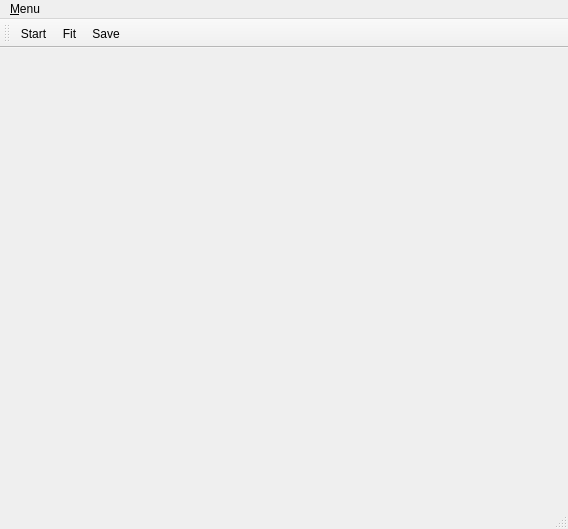
<?xml version="1.0" encoding="UTF-8"?>
<ui version="4.0">
 <class>MainWindow</class>
 <widget class="QMainWindow" name="MainWindow">
  <property name="geometry">
   <rect>
    <x>0</x>
    <y>0</y>
    <width>568</width>
    <height>529</height>
   </rect>
  </property>
  <property name="windowTitle">
   <string>qudi: HBT</string>
  </property>
  <widget class="QWidget" name="centralwidget">
   <layout class="QVBoxLayout" name="verticalLayout_2">
    <item>
     <widget class="PlotWidget" name="hbt_plot_PlotWidget" native="true"/>
    </item>
   </layout>
  </widget>
  <widget class="QMenuBar" name="menubar">
   <property name="geometry">
    <rect>
     <x>0</x>
     <y>0</y>
     <width>568</width>
     <height>21</height>
    </rect>
   </property>
   <widget class="QMenu" name="menuView">
    <property name="title">
     <string>&amp;Menu</string>
    </property>
    <addaction name="actionClose"/>
   </widget>
   <addaction name="menuView"/>
  </widget>
  <widget class="QStatusBar" name="statusbar"/>
  <widget class="QToolBar" name="counting_control_ToolBar">
   <property name="windowTitle">
    <string>Counting Controls</string>
   </property>
   <property name="toolButtonStyle">
    <enum>Qt::ToolButtonTextUnderIcon</enum>
   </property>
   <attribute name="toolBarArea">
    <enum>TopToolBarArea</enum>
   </attribute>
   <attribute name="toolBarBreak">
    <bool>false</bool>
   </attribute>
   <addaction name="run_Action"/>
   <addaction name="fit_Action"/>
   <addaction name="save_Action"/>
  </widget>
  <action name="run_Action">
   <property name="checkable">
    <bool>true</bool>
   </property>
   <property name="icon">
    <iconset>
     <normaloff>../../src/qudi/artwork/icons/qudiTheme/22x22/start-counter.png</normaloff>../../src/qudi/artwork/icons/qudiTheme/22x22/start-counter.png</iconset>
   </property>
   <property name="text">
    <string>Run</string>
   </property>
   <property name="iconText">
    <string>Start</string>
   </property>
   <property name="toolTip">
    <string>Start a measurement</string>
   </property>
  </action>
  <action name="save_Action">
   <property name="icon">
    <iconset>
     <normaloff>../../src/qudi/artwork/icons/oxygen/22x22/document-save.png</normaloff>../../src/qudi/artwork/icons/oxygen/22x22/document-save.png</iconset>
   </property>
   <property name="text">
    <string>Save</string>
   </property>
   <property name="toolTip">
    <string>Save measurement to file</string>
   </property>
  </action>
  <action name="fit_Action">
   <property name="checkable">
    <bool>true</bool>
   </property>
   <property name="icon">
    <iconset>
     <normaloff>../../src/qudi/artwork/icons/oxygen/22x22/edit-redo.png</normaloff>../../src/qudi/artwork/icons/oxygen/22x22/edit-redo.png</iconset>
   </property>
   <property name="text">
    <string>Fit</string>
   </property>
   <property name="toolTip">
    <string>Fit model to the data</string>
   </property>
  </action>
  <action name="actionClose">
   <property name="icon">
    <iconset>
     <normaloff>../../src/qudi/artwork/icons/oxygen/22x22/application-exit.png</normaloff>../../src/qudi/artwork/icons/oxygen/22x22/application-exit.png</iconset>
   </property>
   <property name="text">
    <string>Close</string>
   </property>
  </action>
 </widget>
 <customwidgets>
  <customwidget>
   <class>PlotWidget</class>
   <extends>QWidget</extends>
   <header>pyqtgraph</header>
  </customwidget>
 </customwidgets>
 <resources/>
 <connections>
  <connection>
   <sender>actionClose</sender>
   <signal>triggered()</signal>
   <receiver>MainWindow</receiver>
   <slot>close()</slot>
   <hints>
    <hint type="sourcelabel">
     <x>-1</x>
     <y>-1</y>
    </hint>
    <hint type="destinationlabel">
     <x>399</x>
     <y>299</y>
    </hint>
   </hints>
  </connection>
 </connections>
</ui>
